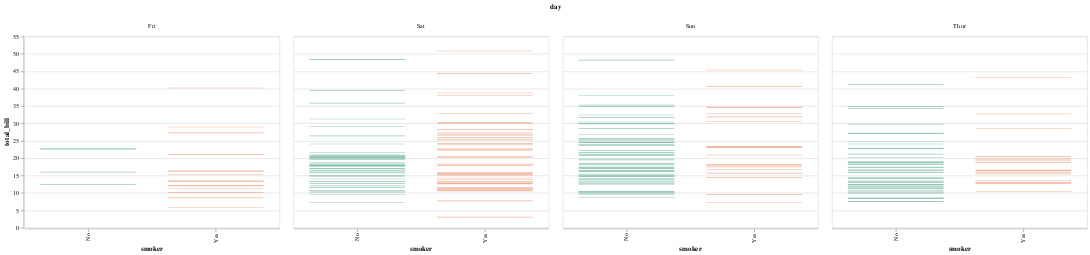

Source (notebook cell):
### Code cell
display(salt.stripplot(x="day", y="total_bill", hue="smoker", data=tips, palette="Set2", dodge=True))
ax = sns.stripplot(x="day", y="total_bill", hue="smoker", data=tips, jitter=True, palette="Set2", dodge=True)

### Figure 1 — Vega-Lite specification as saved in the notebook (floating-point values rounded to 4 significant figures; data arrays with more than 128 entries replaced by an {"elided": "..."} marker saying what was removed)
{"$schema": "https://vega.github.io/schema/vega-lite/v2.4.1.json", "config": {"range": {"category": ["rgba(113,182,160,1)", "rgba(232,149,117,1)", "rgba(148,163,195,1)", "rgba(219,149,192,1)", "rgba(162,199,100,1)", "rgba(229,200,72,1)", "rgba(218,194,158,1)", "rgba(179,179,179,1)"]}, "view": {"height": 300, "width": 400}}, "data": {"values": {"elided": "244 records"}}, "facet": {"column": {"field": "day", "type": "nominal"}}, "spec": {"encoding": {"color": {"field": "smoker", "legend": null, "type": "nominal"}, "x": {"field": "smoker", "type": "nominal"}, "y": {"field": "total_bill", "type": "quantitative"}}, "mark": "tick"}}
